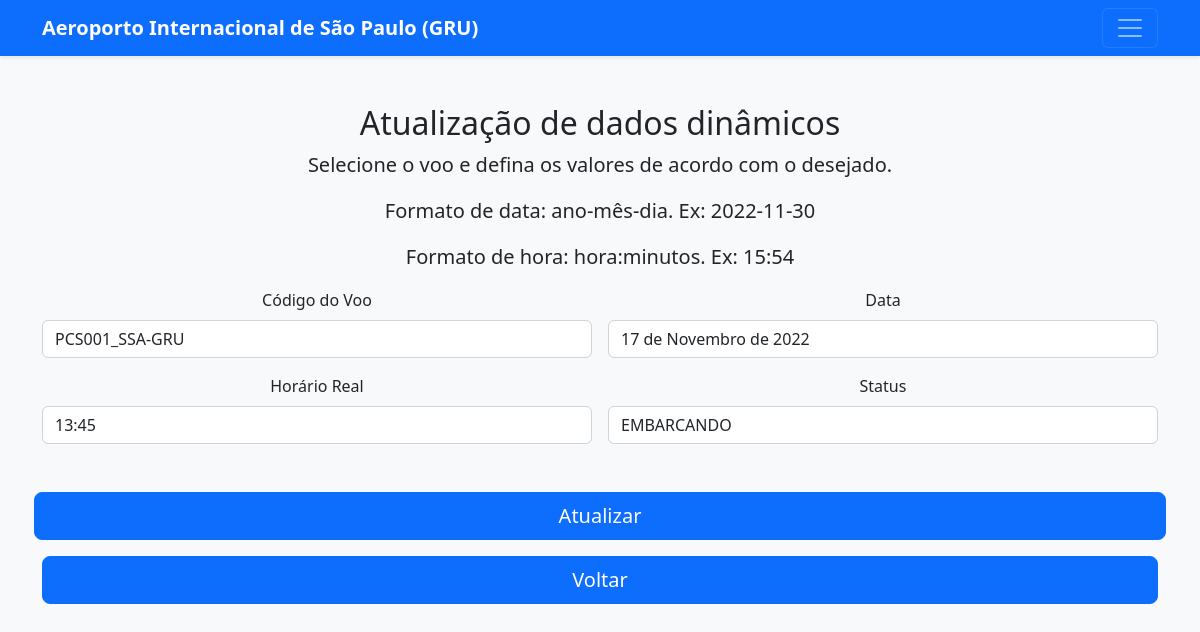
Before: /dinamico/3 with the older database file.
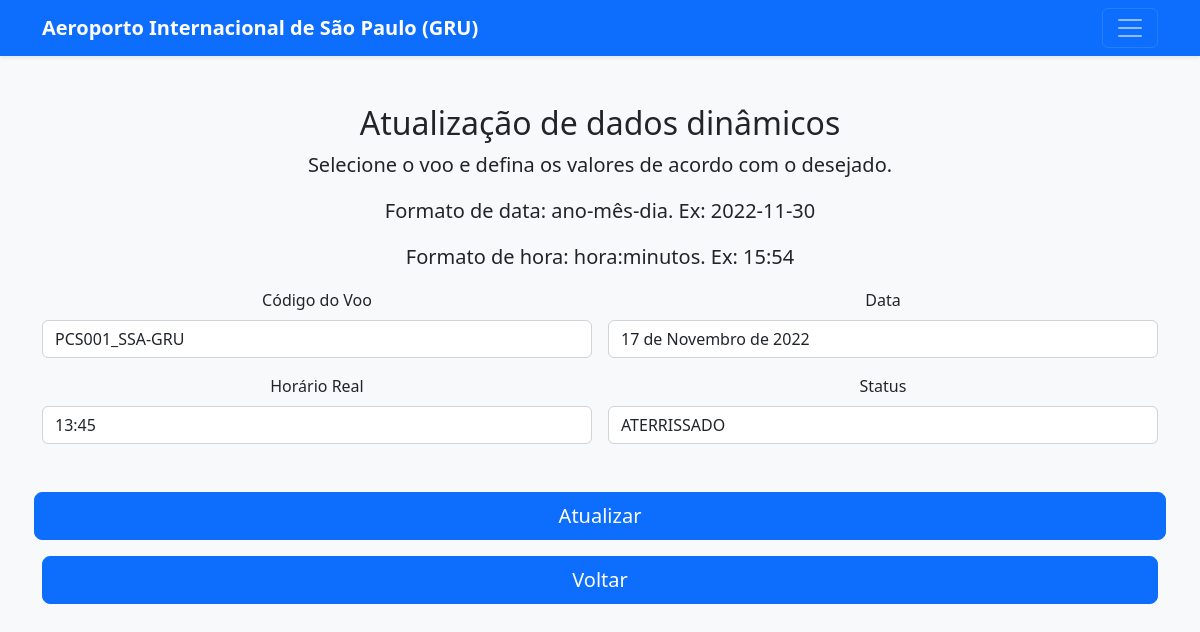
After: the same page with the newer database file.
### book/models.py (models this page shows, shortened)
class Historico(models.Model):
    class Status(models.TextChoices):
            PREVISTO = 'PREVISTO'
            EMBARCANDO = 'EMBARCANDO'
            CANCELADO = 'CANCELADO'
            PROGRAMADO = 'PROGRAMADO'
            TAXIANDO = 'TAXIANDO'
            PRONTO = 'PRONTO'
            AUTORIZADO = 'AUTORIZADO'
            EM_VOO = 'EM_VOO'
            ATERRISSADO = 'ATERRISSADO'
    id = models.AutoField(primary_key=True)
    voo  = models.ForeignKey(Voo, on_delete=models.CASCADE)
    data = models.DateField()
    horarioReal = models.TimeField()
    status = models.CharField(choices=Status.choices, max_length=30)
    class Meta:
        db_table = 'historico'

class Voo(models.Model):
    id = models.AutoField(primary_key=True)
    codigoVoo = models.CharField(max_length=14, unique=True)
    companhia = models.CharField(max_length=20)
    origem = models.CharField(max_length=30)
    destino = models.CharField(max_length=30)
    horarioProgramado = models.TimeField()
    class Meta:
        db_table = 'voo'
    def __str__(self):
        return f'{self.codigoVoo}'

### book/views.py (the view)
# urls.py: path('dinamico/<int:id>', views.dinamico, name="dinamico"),
def dinamico(request, id):
    formD = Historico.objects.get(voo_id = id)
    return render(request, "dinamico.html", {"formD": formD})

### template/dinamico.html (shortened to what this page needs)
<!DOCTYPE html>
<html>
<head>
    <link href="../static/atualizar.css" rel="stylesheet">
    <link href="../static/css/bootstrap.min.css" rel="stylesheet">
    <link href="../static/js/form-validation.js" rel="stylesheet">
</head>
<body class="bg-light">
    <header>
        <div class="navbar navbar-dark bg-primary shadow-sm">
            <div class="container">
                <a href="#" class="navbar-brand d-flex align-items-center">
                    <strong>Aeroporto Internacional de São Paulo (GRU)</strong>
                </a>
                <button class="navbar-toggler" type="button" data-bs-toggle="collapse" data-bs-target="#navbarHeader"
                    aria-controls="navbarHeader" aria-expanded="false" aria-label="Toggle navigation">
                    <span class="navbar-toggler-icon"></span>
                </button>
            </div>
        </div>
    </header>
    <div class="container">
        <main>
            <div class="py-5 text-center">
                <h2>Atualização de dados dinâmicos</h2>
                <p class="lead">Selecione o voo e defina os valores de acordo com o desejado. </p>
                <p class="lead">Formato de data: ano-mês-dia. Ex: 2022-11-30 </p>
                <p class="lead">Formato de hora: hora:minutos. Ex: 15:54 </p>
                <form class="needs-validation" method="post" action={% url 'posDinamico' formD.id%}>
                    <div class="row g-3">
                        <div class="col-sm-6">
                            <label class="form-label">Código do Voo</label>
                            <div class="input-group has-validation">
                                <input readonly="readonly" type="text" class="form-control" value="{{formD.voo}}" name="dinaVoo"
                                    placeholder="Ex: PCS" required>
                            </div>
                        </div>
                        <div class="col-sm-6">
                            <label class="form-label">Data</label>
                            <div class="input-group has-validation">
                                <input type="text" class="form-control" value="{{formD.data}}" name="dinaData" required pattern="^([1-2][0-9][0-9][0-9]-[0-1][0-9]-[0-3][0-9])$">
                            </div>
                        </div>
                        <div class="col-sm-6">
                            <label class="form-label">Horário Real</label>
                            <div class="input-group has-validation">
                                <input type="text" class="form-control" value="{{formD.horarioReal}}" name="dinaHorario"
                                    placeholder="Ex: PCS" required>
                            </div>
                        </div>
                        <div class="col-sm-6">
                            <label class="form-label">Status</label>
                            <div class="input-group has-validation">
                                <select type="text" class="form-control" name="dinaStatus">
                                    <option value="{{formD.status}}">{{formD.status}}</option>
                                </select>
                            </div>
                        </div>
                        <input class="w-100 btn btn-primary btn-lg" type="submit" value="Atualizar">
                    </div>
                </form>
                <button class="w-100 btn btn-primary btn-lg" onclick="redireciona()" type="button"
                    id="cancelar">Voltar</button>
            </div>
    </div>
</body>
</html>

Changed rows visible on the page:
changed Historico "PCS001_SSA-GRU": dinaStatus "EMBARCANDO" → "ATERRISSADO"
